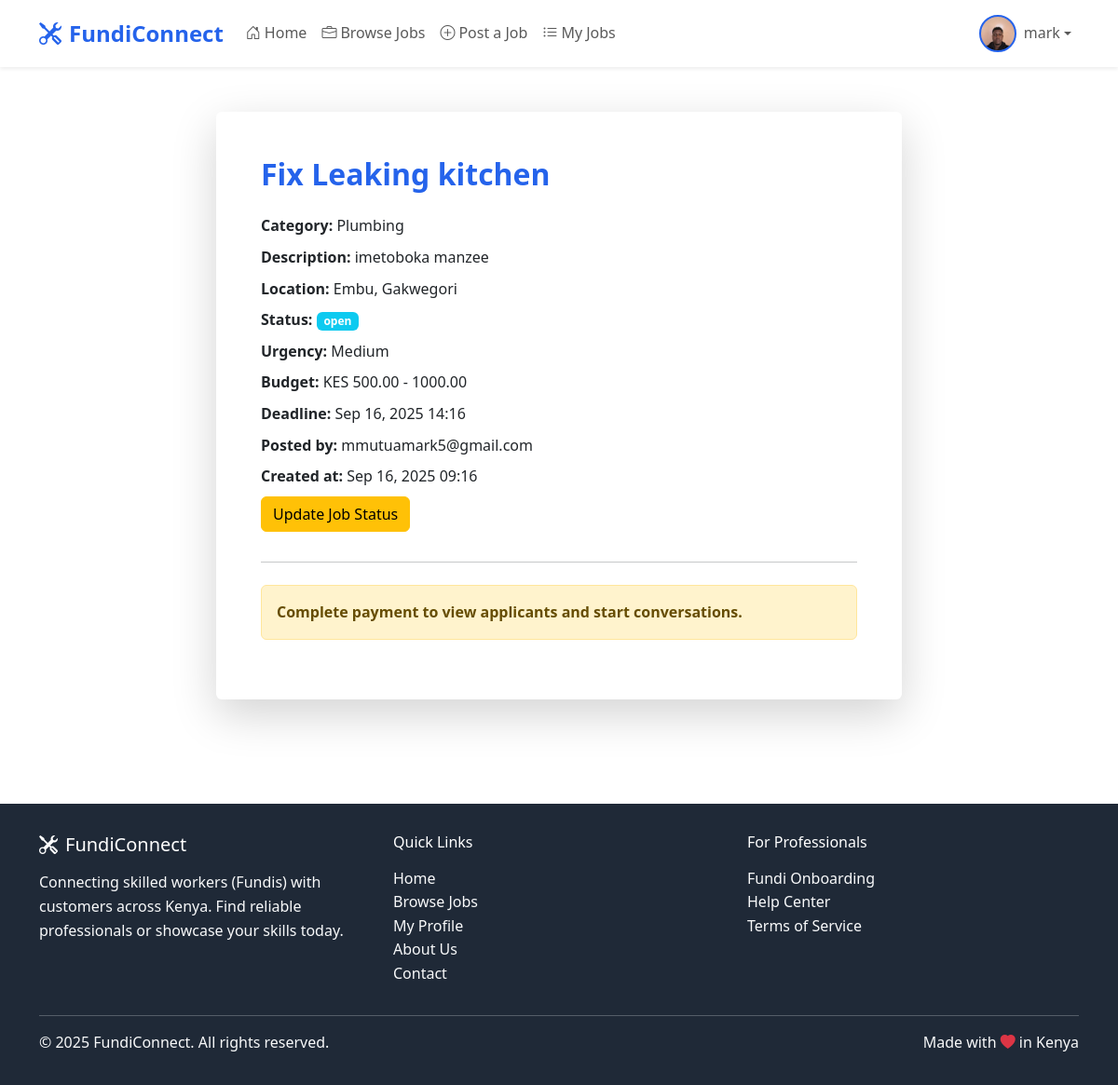
The app's page /jobs/1/ (signed in), older data.
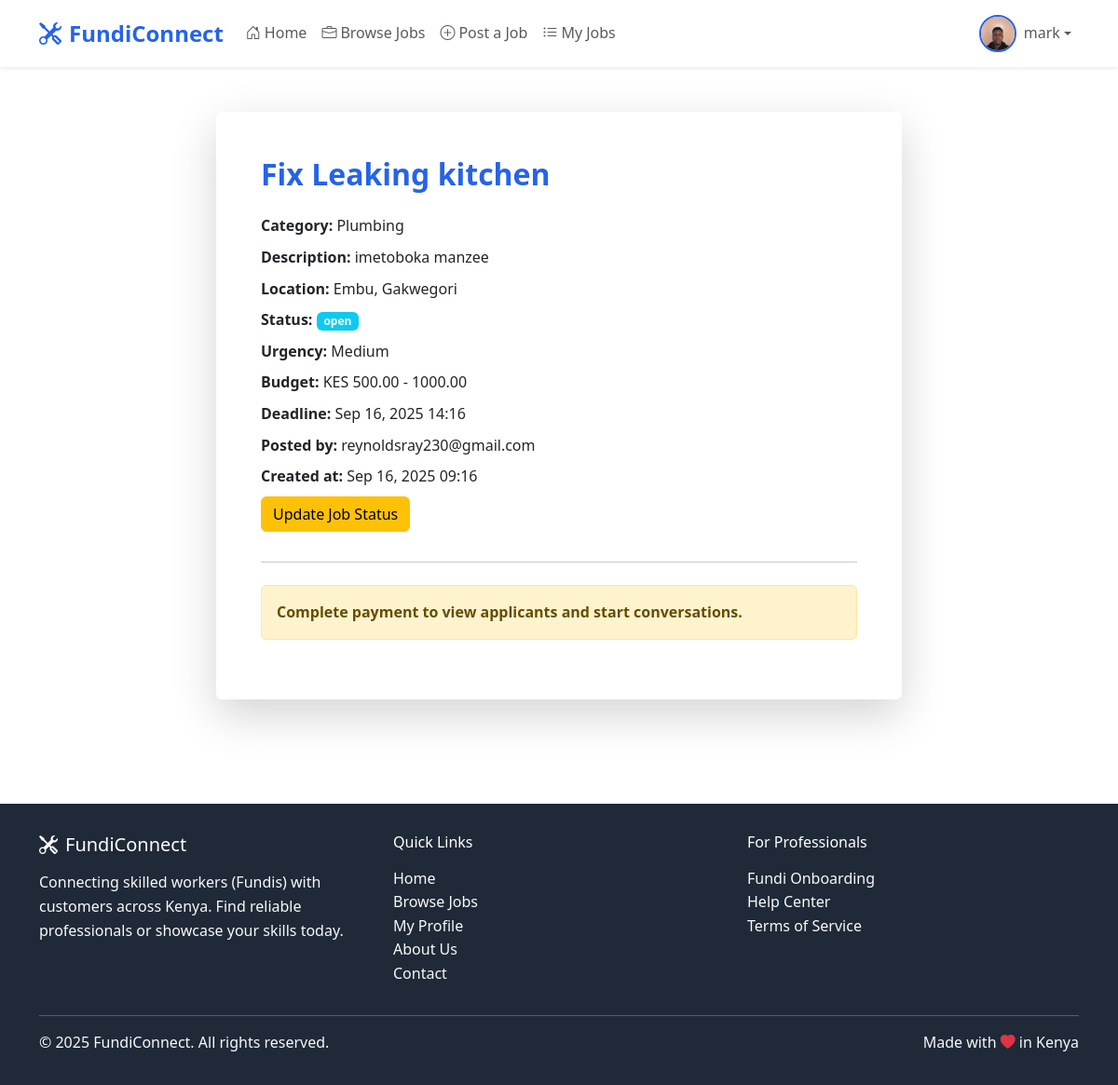
The same page, newer data.
### jobs/models.py (models this page shows, shortened)
class Job(models.Model):
    STATUS_CHOICES = [
        ('open', 'Open'),
        ('in_progress', 'In Progress'),
        ('completed', 'Completed'),
        ('cancelled', 'Cancelled'),
    ]
    URGENCY_CHOICES = [
        ('low', 'Low'),
        ('medium', 'Medium'),
        ('high', 'High'),
        ('urgent', 'Urgent'),
    ]
    title = models.CharField(max_length=200)
    description = models.TextField()
    customer = models.ForeignKey(User, on_delete=models.CASCADE, related_name='posted_jobs')
    fundi = models.ForeignKey(User, on_delete=models.SET_NULL, null=True, blank=True, related_name='assigned_jobs')
    category = models.ForeignKey(Category, on_delete=models.SET_NULL, null=True)
    location = models.CharField(max_length=100)
    status = models.CharField(max_length=20, choices=STATUS_CHOICES, default='open')
    urgency = models.CharField(max_length=10, choices=URGENCY_CHOICES, default='medium')
    budget_min = models.DecimalField(max_digits=10, decimal_places=2, null=True, blank=True)
    budget_max = models.DecimalField(max_digits=10, decimal_places=2, null=True, blank=True)
    created_at = models.DateTimeField(auto_now_add=True)
    updated_at = models.DateTimeField(auto_now=True)
    deadline = models.DateTimeField(null=True, blank=True)
    rating = models.PositiveSmallIntegerField(null=True, blank=True)  # 1-5 stars
    customer_review_text = models.TextField(blank=True)  # Optional written review
    class Meta:
        ordering = ['-created_at']

class Category(models.Model):
    name = models.CharField(max_length=50, unique=True)
    description = models.TextField(blank=True)
    created_at = models.DateTimeField(auto_now_add=True)
    class Meta:
        verbose_name_plural = "Categories"

### users/models.py (models this page shows, shortened)
class User(AbstractUser):
    ROLE_CHOICES = [
        ('customer', 'Customer'),
        ('fundi', 'Fundi'),
    ]
    email = models.EmailField(unique=True)
    role = models.CharField(max_length=10, choices=ROLE_CHOICES)
    phone_number = models.CharField(max_length=20, blank=True)
    phone_verified = models.BooleanField(default=False)
    otp_code = models.CharField(max_length=6, blank=True)
    otp_created_at = models.DateTimeField(null=True, blank=True)
    location = models.CharField(max_length=100, blank=True)
    latitude = models.DecimalField(max_digits=9, decimal_places=6, null=True, blank=True)
    longitude = models.DecimalField(max_digits=9, decimal_places=6, null=True, blank=True)
    profile_photo = models.ImageField(upload_to='customer_photos/', null=True, blank=True)
    id_document = models.ImageField(upload_to='customer_ids/', null=True, blank=True)
    date_joined = models.DateTimeField(auto_now_add=True)
    is_verified = models.BooleanField(default=False)
    onboarding_complete = models.BooleanField(default=False)
    USERNAME_FIELD = 'email'
    REQUIRED_FIELDS = ['username']

### jobs/views.py (the view)
# urls.py: path('<int:job_id>/', views.job_detail, name='job_detail_jobs'),
def job_detail(request, job_id):
    job = get_object_or_404(Job, id=job_id)
    user_has_applied = False
    if request.user.is_authenticated and request.user.role == 'fundi':
        user_has_applied = job.applications.filter(fundi=request.user).exists()
    applicants = []
    payment_completed = False
    if request.user.is_authenticated and request.user.role == 'customer' and job.customer == request.user:
        payment_completed = job.payments.filter(status='completed').exists()
        if payment_completed:
            applicants = job.applications.select_related('fundi').all()
    context = {
        'job': job,
        'user_has_applied': user_has_applied,
        'applicants': applicants,
        'payment_completed': payment_completed,
    }
    return render(request, 'jobs/job_detail.html', context)

### templates/jobs/job_detail.html (shortened to what this page needs)
{% extends 'base/base.html' %}
{% block content %}
<div class="container py-5">
    <div class="row justify-content-center">
        <div class="col-md-8">
            <div class="card shadow-lg">
                <div class="card-body p-5">
                    <h2 class="fw-bold text-primary mb-4">{{ job.title }}</h2>
                    <p class="mb-2"><strong>Category:</strong> {{ job.category.name }}</p>
                    <p class="mb-2"><strong>Description:</strong> {{ job.description }}</p>
                    <p class="mb-2"><strong>Location:</strong> {{ job.location }}</p>
                    <p class="mb-2"><strong>Status:</strong> <span class="badge bg-info">{{ job.status }}</span></p>
                    <p class="mb-2"><strong>Urgency:</strong> {{ job.get_urgency_display }}</p>
                    <p class="mb-2"><strong>Budget:</strong> KES {{ job.budget_min }} - {{ job.budget_max }}</p>
                    <p class="mb-2"><strong>Deadline:</strong> {{ job.deadline|date:"M d, Y H:i" }}</p>
                    <p class="mb-2"><strong>Posted by:</strong> {{ job.customer.email }}</p>
                    <p class="mb-2"><strong>Created at:</strong> {{ job.created_at|date:"M d, Y H:i" }}</p>
                    {% if user.is_authenticated and user.role == 'customer' and job.customer == user %}
                        <a href="{% url 'jobs:job_update_status' job.id %}" class="btn btn-warning mb-3">Update Job Status</a>
                        <hr>
                        {% if payment_completed %}
                            <h4 class="mt-4">Applicants</h4>
                            {% if applicants %}
                                <ul class="list-group mb-3">
                                    {% for application in applicants %}
                                        <li class="list-group-item">
                                            <strong>{{ application.fundi.get_full_name|default:application.fundi.email }}</strong>
                                            <span class="badge bg-secondary ms-2">{{ application.status|capfirst }}</span>
                                            <br>
                                            <small>Applied on {{ application.created_at|date:"M d, Y H:i" }}</small>
                                            {% if application.message %}<br><em>{{ application.message }}</em>{% endif %}
                                            {% if application.proposed_rate %}<br>Proposed Rate: KES {{ application.proposed_rate }}{% endif %}
                                            {% if application.status == 'pending' %}
                                                <form method="post" action="{% url 'jobs:accept_application' job.id application.id %}" style="display:inline;">
                                                    {% csrf_token %}
                                                    <button type="submit" class="btn btn-success btn-sm mt-2">Accept</button>
                                                </form>
                                            {% elif application.status == 'accepted' %}
                                                <a href="{% url 'jobs:job_messages' job.id application.fundi.id %}" class="btn btn-outline-primary btn-sm mt-2">Message Fundi</a>
                                            {% endif %}
                                        </li>
                                    {% endfor %}
                                </ul>
                            {% else %}
                                <p class="text-muted">No fundis have applied yet.</p>
                            {% endif %}
                        {% else %}
                            <div class="alert alert-warning mt-4">
                                <strong>Complete payment to view applicants and start conversations.</strong>
                            </div>
                        {% endif %}
                    {% endif %}
                </div>
            </div>
        </div>
    </div>
</div>
{% endblock %}

Row changes from the older to the newer data that the page shows:
changed through a linked row, Job "Fix Leaking kitchen": customer.email "mmutuamark5@gmail.com" → "reynoldsray230@gmail.com"
